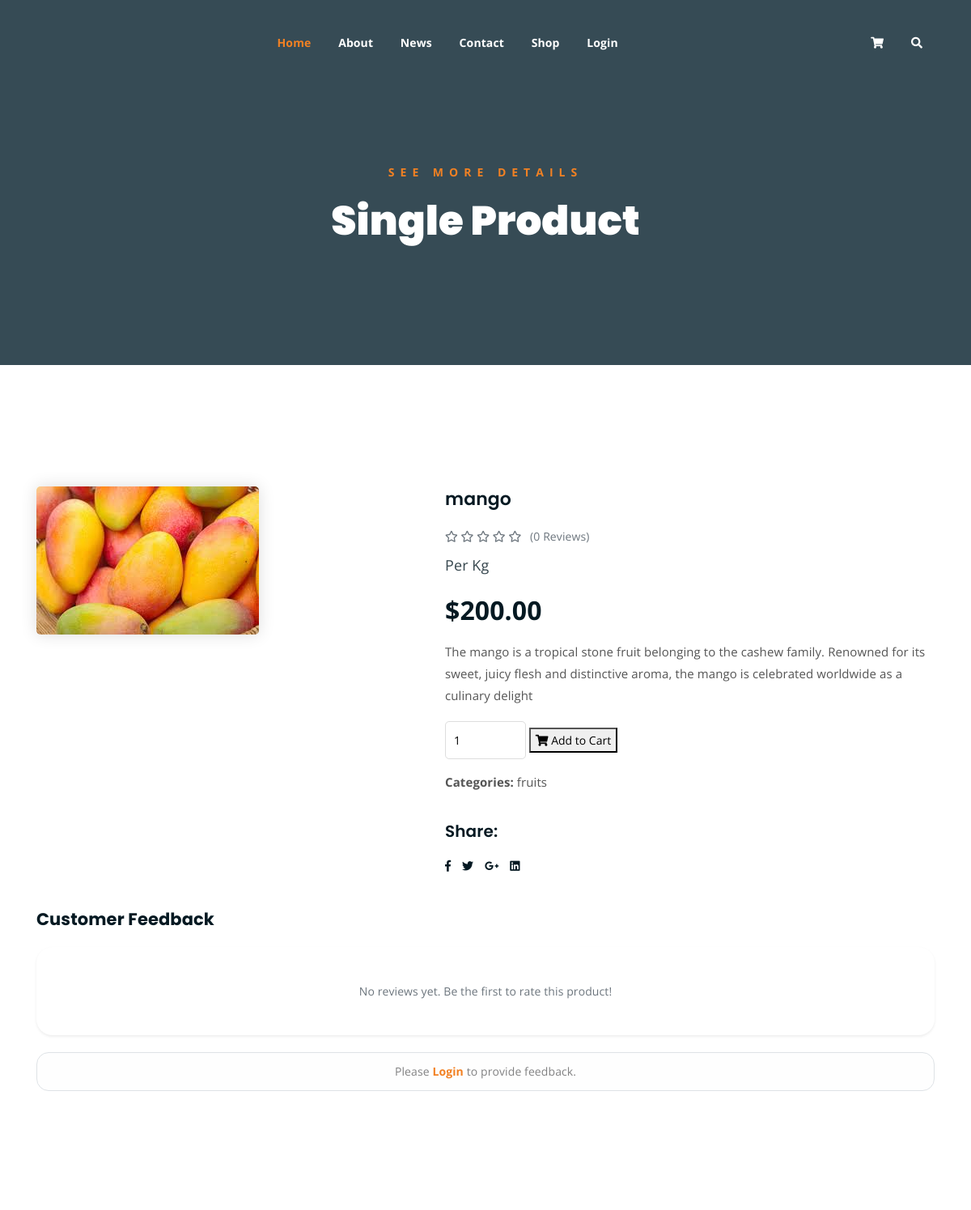
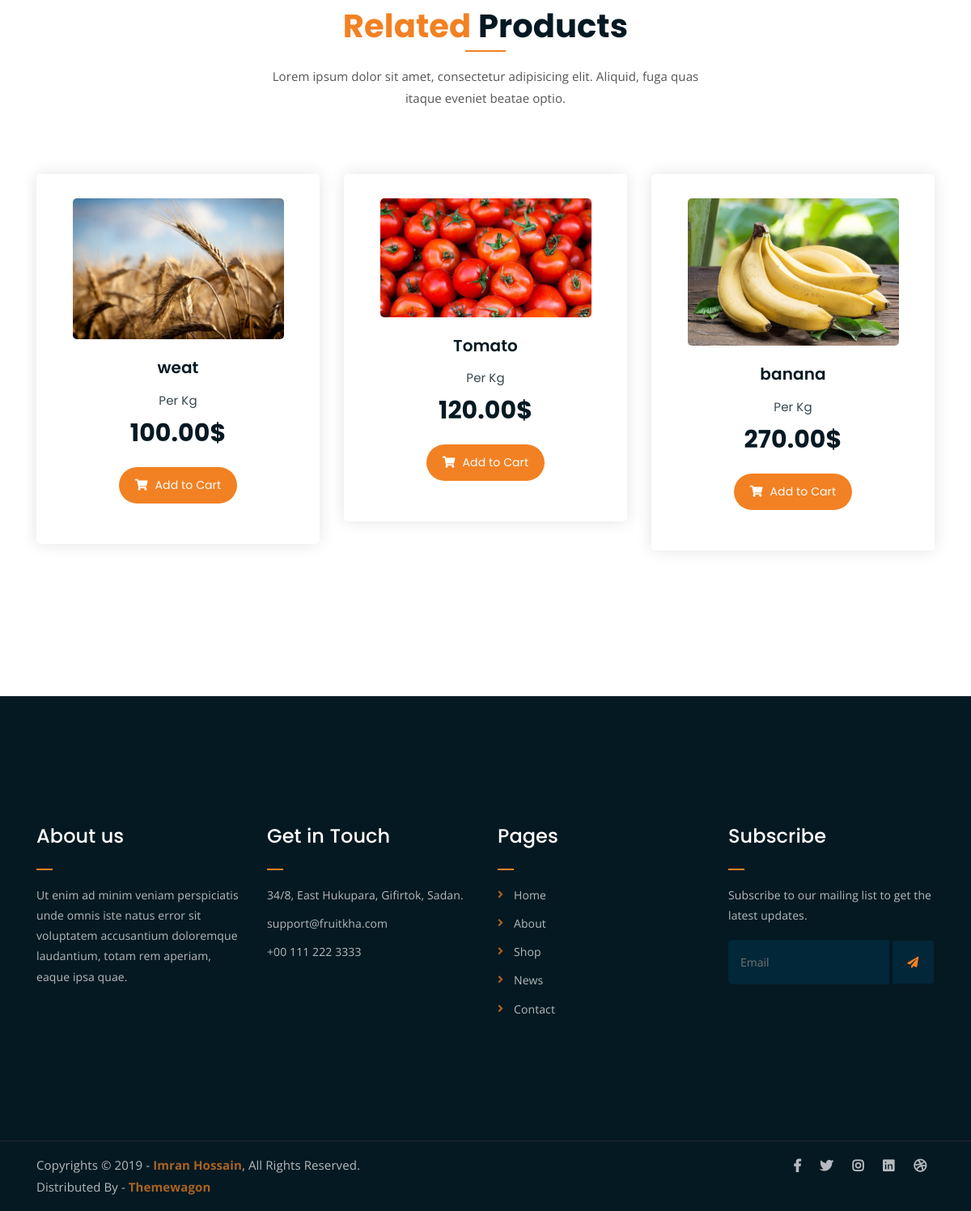
Page /shop/single-product/8/ on the committed database (2 pictures, top to bottom).
### shop/models.py (models this page shows, shortened)
class Product(models.Model):
    farmer = models.ForeignKey(settings.AUTH_USER_MODEL, on_delete=models.CASCADE, related_name='products', null=True, blank=True)
    name = models.CharField(max_length=100)
    category = models.ForeignKey(Category, on_delete=models.SET_NULL, null=True, related_name='products')
    variety = models.CharField(max_length=120, blank=True, default='')
    market_location = models.CharField(max_length=120, blank=True, default='')
    price = models.DecimalField(max_digits=10, decimal_places=2)
    description = models.TextField()
    stock = models.IntegerField()
    image = models.ImageField(upload_to='products/', blank=True, null=True)
    quality_grade = models.CharField(max_length=1, choices=[('A', 'Grade A'), ('B', 'Grade B'), ('C', 'Grade C')], null=True, blank=True)
    quality_confidence = models.DecimalField(max_digits=5, decimal_places=2, null=True, blank=True)
    price_source = models.ForeignKey(MarketPrice, on_delete=models.SET_NULL, null=True, blank=True, related_name='priced_products')
    priced_at = models.DateTimeField(null=True, blank=True)
    created_at = models.DateTimeField(auto_now_add=True)
    @property
    def average_rating(self):
        avg = self.reviews.aggregate(models.Avg('rating'))['avg']
        return avg if avg else 0

class Category(models.Model):
    name = models.CharField(max_length=100, unique=True)
    slug = models.SlugField(max_length=100, unique=True, blank=True)

### shop/views.py (the view)
# urls.py: path('shop/single-product/<int:pk>/', views.single_product, name='single-product'),
def single_product(request, pk):
    product = get_object_or_404(Product, pk=pk)
    reviews = product.reviews.all().order_by('-created_at')
    if request.method == 'POST' and request.user.is_authenticated:
        form = ReviewForm(request.POST)
        if form.is_valid():
            if Review.objects.filter(product=product, user=request.user).exists():
                messages.warning(request, "You have already reviewed this product.")
            else:
                review = form.save(commit=False)
                review.product = product
                review.user = request.user
                review.save()
                messages.success(request, "Thank you for your feedback!")
            return redirect('single-product', pk=pk)
    else:
        form = ReviewForm()
    products = Product.objects.exclude(pk=pk)[:4]
    context = {
        'product': product,
        'products': products,
        'reviews': reviews,
        'form': form
    }
    return render(request, 'single-product.html', context)

### shop/forms.py
class ReviewForm(forms.ModelForm):
    class Meta:
        model = Review
        fields = ['rating', 'comment']
    def __init__(self, *args, **kwargs):
        super().__init__(*args, **kwargs)
        for field in self.fields.values():
            field.widget.attrs.update({
                'class': 'form-control rounded-pill border-0 shadow-sm px-4 bg-light',
            })

### templates/single-product.html (shortened to what this page needs)
{% extends 'base.html' %}
{% load static %}
{% block content %}
	<div class="breadcrumb-section breadcrumb-bg">
		<div class="container">
			<div class="row">
				<div class="col-lg-8 offset-lg-2 text-center">
					<div class="breadcrumb-text">
						<p>See more Details</p>
						<h1>Single Product</h1>
					</div>
				</div>
			</div>
		</div>
	</div>
	<div class="single-product mt-150 mb-150">
		<div class="container">
			<div class="row">
				<div class="col-md-5">
					<div class="single-product-img">
						{% if product.image %}
						<img src="{{ product.image.url }}" alt="{{ product.name }}">
						{% else %}
						<img src="{% static 'assets/img/products/product-img-5.jpg' %}" alt="">
						{% endif %}
					</div>
				</div>
				<div class="col-md-7">
					<div class="single-product-content">
						<h3>{{ product.name }}</h3>
						<div class="product-rating mb-2">
							{% with ''|center:5 as range %}
							{% for _ in range %}
								{% if forloop.counter <= product.average_rating %}
									<i class="fas fa-star text-warning"></i>
								{% else %}
									<i class="far fa-star text-muted"></i>
								{% endif %}
							{% endfor %}
							{% endwith %}
							<span class="text-muted ml-2">({{ reviews.count }} Reviews)</span>
						</div>
						<p class="single-product-pricing"><span>Per Kg</span> ${{ product.price }}</p>
						<p>{{ product.description }}</p>
						<div class="single-product-form">
							<form action="{% url 'add_to_cart' product.id %}" method="POST">
								<input type="number" name="quantity" placeholder="1" value="1" min="1" max="{{ product.stock }}">
								<button type="submit" class="cart-btn"><i class="fas fa-shopping-cart"></i> Add to Cart</button>
							</form>
							<p><strong>Categories: </strong>{{ product.category.name }}</p>
						</div>
						<h4>Share:</h4>
						<ul class="product-share">
							<li><a href=""><i class="fab fa-facebook-f"></i></a></li>
							<li><a href=""><i class="fab fa-twitter"></i></a></li>
							<li><a href=""><i class="fab fa-google-plus-g"></i></a></li>
							<li><a href=""><i class="fab fa-linkedin"></i></a></li>
						</ul>
					</div>
				</div>
			</div>
			<div class="row mt-5">
				<div class="col-lg-12">
					<h4 class="mb-4">Customer Feedback</h4>
					<div class="card border-0 shadow-sm p-4 mb-4" style="border-radius: 20px;">
						{% for review in reviews %}
							<div class="review-item mb-3 pb-3 {% if not forloop.last %}border-bottom{% endif %}">
								<div class="d-flex justify-content-between align-items-center">
									<h6 class="font-weight-bold mb-1">{{ review.user.username }}</h6>
									<small class="text-muted">{{ review.created_at|date:"d M, Y" }}</small>
								</div>
								<div class="stars mb-2">
									{% with ''|center:5 as range %}
									{% for _ in range %}
										<i class="fa{% if forloop.counter <= review.rating %}s{% else %}r{% endif %} fa-star text-warning small"></i>
									{% endfor %}
									{% endwith %}
								</div>
								<p class="mb-0 text-dark">{{ review.comment }}</p>
							</div>
						{% empty %}
							<p class="text-muted text-center py-4">No reviews yet. Be the first to rate this product!</p>
						{% endfor %}
					</div>
					{% if user.is_authenticated and user.user_type == 'buyer' %}
						<h4 class="mt-5 mb-4">Leave a Review</h4>
						<div class="card border-0 shadow p-4" style="border-radius: 20px;">
							<form method="post">
								{% csrf_token %}
								<div class="row">
									<div class="col-md-4 mb-3">
										<label class="small font-weight-bold">Your Rating</label>
										{{ form.rating }}
									</div>
									<div class="col-md-12 mb-3">
										<label class="small font-weight-bold">Your Feedback</label>
										{{ form.comment }}
									</div>
								</div>
								<button type="submit" class="btn boxed-btn rounded-pill px-5 shadow-sm">Submit Review</button>
							</form>
						</div>
					{% elif not user.is_authenticated %}
						<div class="alert alert-light text-center border mt-4" style="border-radius: 15px;">
							Please <a href="{% url 'login' %}?next={{ request.path }}" class="orange-text font-weight-bold">Login</a> to provide feedback.
						</div>
					{% endif %}
				</div>
			</div>
		</div>
	</div>
	<div class="more-products mb-150">
		<div class="container">
			<div class="row">
				<div class="col-lg-8 offset-lg-2 text-center">
					<div class="section-title">
						<h3><span class="orange-text">Related</span> Products</h3>
						<p>Lorem ipsum dolor sit amet, consectetur adipisicing elit. Aliquid, fuga quas itaque eveniet beatae optio.</p>
					</div>
				</div>
			</div>
			<div class="row">
				{% for p in products|slice:":3" %}
				<div class="col-lg-4 col-md-6 text-center">
					<div class="single-product-item">
						<div class="product-image">
							<a href="{% url 'single-product' p.pk %}">
								{% if p.image %}
								<img src="{{ p.image.url }}" alt="">
								{% else %}
								<img src="{% static 'assets/img/products/product-img-1.jpg' %}" alt="">
								{% endif %}
							</a>
						</div>
						<h3>{{ p.name }}</h3>
						<p class="product-price"><span>Per Kg</span> {{ p.price }}$ </p>
						<a href="{% url 'add_to_cart' p.id %}" class="cart-btn"><i class="fas fa-shopping-cart"></i> Add to Cart</a>
					</div>
				</div>
				{% endfor %}
			</div>
		</div>
	</div>
{% endblock %}

### templates/base.html (shortened to what this page needs)
{% load static %}
<!DOCTYPE html>
<html lang="en">
<head>
	<link rel="stylesheet" href="{% static 'assets/css/all.min.css' %}">
	<link rel="stylesheet" href="{% static 'assets/bootstrap/css/bootstrap.min.css' %}">
	<link rel="stylesheet" href="{% static 'assets/css/owl.carousel.css' %}">
	<link rel="stylesheet" href="{% static 'assets/css/magnific-popup.css' %}">
	<link rel="stylesheet" href="{% static 'assets/css/animate.css' %}">
	<link rel="stylesheet" href="{% static 'assets/css/meanmenu.min.css' %}">
	<link rel="stylesheet" href="{% static 'assets/css/main.css' %}">
	<link rel="stylesheet" href="{% static 'assets/css/responsive.css' %}">
</head>
<body>
	<div class="top-header-area" id="sticker">
		<div class="container">
			<div class="row">
				<div class="col-lg-12 col-sm-12 text-center">
					<div class="main-menu-wrap">
						<nav class="main-menu">
							<ul>
								<li class="current-list-item"><a href="#">Home</a>
								</li>
								<li><a href="{% url 'about' %}">About</a></li>
								<li><a href="{% url 'news' %}">News</a>
								</li>
								<li><a href="{% url 'contact' %}">Contact</a></li>
								<li><a href="{% url 'shop' %}">Shop</a>
								</li>
								{% if user.is_authenticated %}
									<li><a href="#">Account</a>
										<ul class="sub-menu">
											{% if user.is_superuser or user.user_type == 'admin' %}
												<li><a href="/admin/">Admin Page</a></li>
												<li><a href="{% url 'register' %}">Register Seller</a></li>
											{% endif %}
											{% if user.user_type == 'seller' %}
												<li><a href="{% url 'farmer_dashboard' %}">Seller Dashboard</a></li>
											{% endif %}
											<li><a href="{% url 'logout' %}">Logout</a></li>
										</ul>
									</li>
								{% else %}
									<li><a href="{% url 'login' %}">Login</a></li>
								{% endif %}
								<li>
									<div class="header-icons">
										<a class="shopping-cart" href="{% url 'cart' %}"><i class="fas fa-shopping-cart"></i></a>
										<a class="mobile-hide search-bar-icon" href="#"><i class="fas fa-search"></i></a>
									</div>
								</li>
							</ul>
						</nav>
					</div>
				</div>
			</div>
		</div>
	</div>
    {% block content %}
    {% endblock %}
	<div class="footer-area">
		<div class="container">
			<div class="row">
				<div class="col-lg-3 col-md-6">
					<div class="footer-box about-widget">
						<h2 class="widget-title">About us</h2>
						<p>Ut enim ad minim veniam perspiciatis unde omnis iste natus error sit voluptatem accusantium doloremque laudantium, totam rem aperiam, eaque ipsa quae.</p>
					</div>
				</div>
				<div class="col-lg-3 col-md-6">
					<div class="footer-box get-in-touch">
						<h2 class="widget-title">Get in Touch</h2>
						<ul>
							<li>34/8, East Hukupara, Gifirtok, Sadan.</li>
							<li>support@fruitkha.com</li>
							<li>+00 111 222 3333</li>
						</ul>
					</div>
				</div>
				<div class="col-lg-3 col-md-6">
					<div class="footer-box pages">
						<h2 class="widget-title">Pages</h2>
						<ul>
							<li><a href="{% url 'home' %}">Home</a></li>
							<li><a href="{% url 'about' %}">About</a></li>
							<li><a href="{% url 'shop' %}">Shop</a></li>
							<li><a href="{% url 'news' %}">News</a></li>
							<li><a href="{% url 'contact' %}">Contact</a></li>
						</ul>
					</div>
				</div>
				<div class="col-lg-3 col-md-6">
					<div class="footer-box subscribe">
						<h2 class="widget-title">Subscribe</h2>
						<p>Subscribe to our mailing list to get the latest updates.</p>
						<form action="{% url 'home' %}">
							<input type="email" placeholder="Email">
							<button type="submit"><i class="fas fa-paper-plane"></i></button>
						</form>
					</div>
				</div>
			</div>
		</div>
	</div>
	<div class="copyright">
		<div class="container">
			<div class="row">
				<div class="col-lg-6 col-md-12">
					<p>Copyrights &copy; 2019 - <a href="https://imransdesign.com/">Imran Hossain</a>,  All Rights Reserved.<br>
						Distributed By - <a href="https://themewagon.com/">Themewagon</a>
					</p>
				</div>
				<div class="col-lg-6 text-right col-md-12">
					<div class="social-icons">
						<ul>
							<li><a href="#" target="_blank"><i class="fab fa-facebook-f"></i></a></li>
							<li><a href="#" target="_blank"><i class="fab fa-twitter"></i></a></li>
							<li><a href="#" target="_blank"><i class="fab fa-instagram"></i></a></li>
							<li><a href="#" target="_blank"><i class="fab fa-linkedin"></i></a></li>
							<li><a href="#" target="_blank"><i class="fab fa-dribbble"></i></a></li>
						</ul>
					</div>
				</div>
			</div>
		</div>
	</div>
</body>
</html>

### rows in the picture
Product: image (picture), name "mango", price "200.00", description "The mango is a tropical stone fruit belonging to the cashew family. Renowned for its sweet, juicy flesh and distinctive aroma, the mango is celebrated worldwide as a culinary delight", category.name "fruits"
Product: image (picture), name "weat", price "100.00"
Product: image (picture), name "Tomato", price "120.00"
Product: image (picture), name "banana", price "270.00"

### other values in the picture
{{ reviews.count }} "0"
